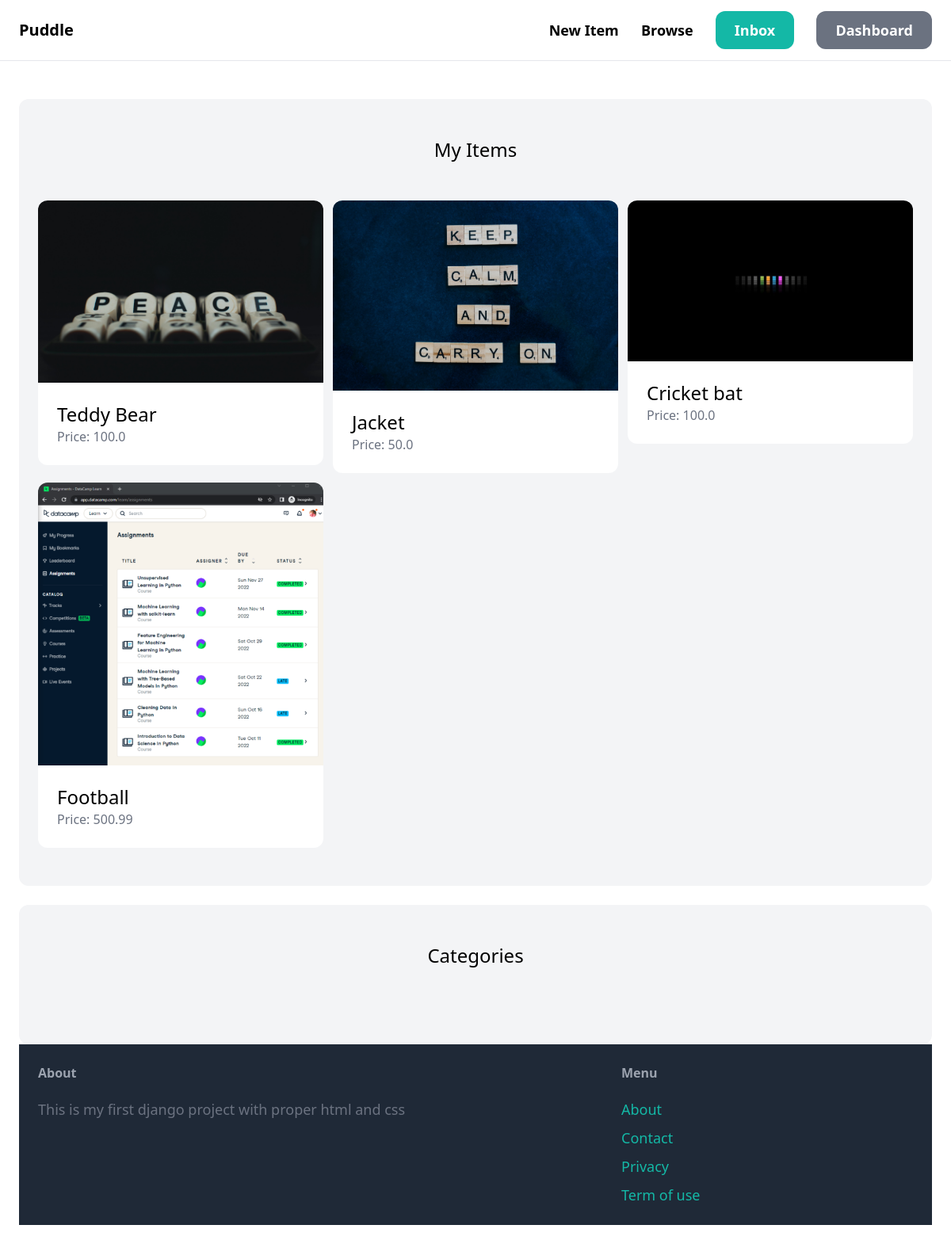
The app's page /dashboard/ (signed in), older data.
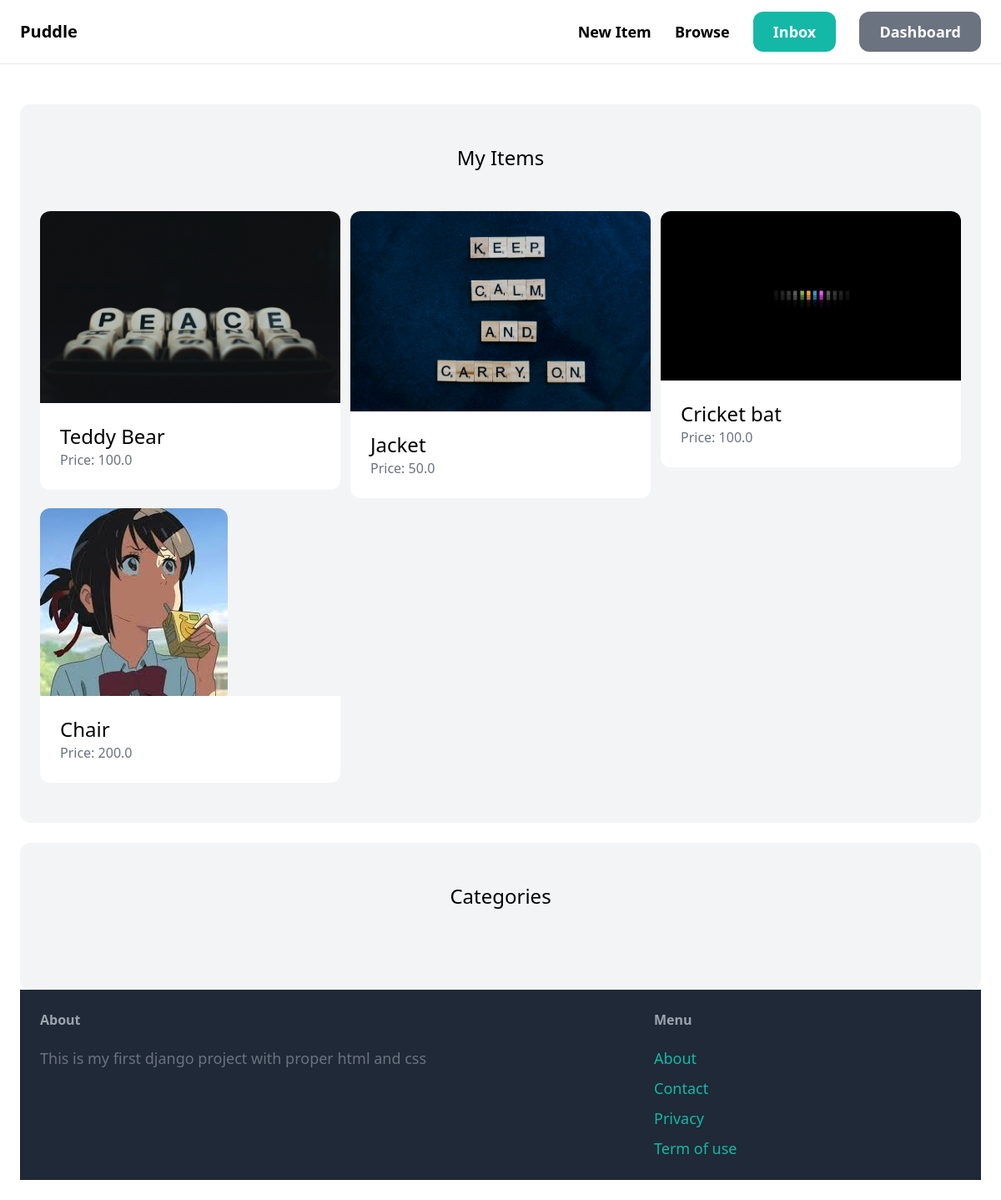
The same page, newer data.
### item/models.py (models this page shows, shortened)
class Item(models.Model):
    category=models.ForeignKey(Category,related_name='items',on_delete=models.CASCADE)
    name= models.CharField(max_length=255)
    description = models.TextField(blank=True,null=True)
    price= models.FloatField()
    image= models.ImageField(upload_to='item_images', blank=True,null=True)
    is_sold = models.BooleanField(default=False)
    created_by= models.ForeignKey(User, related_name='items',on_delete=models.CASCADE)
    created_at = models.DateTimeField(auto_now_add=True)

### dashboard/views.py (the view)
# urls.py: path('', views.index,name='index'),
@login_required
def index(request):
    items = Item.objects.all()
    context ={
        'items': items,
    }
    return render(request, 'dashboard/index.html', context )

### dashboard/templates/dashboard/index.html (shortened to what this page needs)
{% extends 'core/base.html' %}
{% block content %}
<div class='mt-6 px-6 py-12 bg-gray-100 rounded-xl'>
    <h2 class='mb-12 text-2xl text-center'>My Items</h2>
    <div class='grid grid-cols-3 gap-3'>
       {% for item in items %}
        <div>
            <a href="{% url 'item:detail' item.id %}">
                <div>
                    <img src='{{item.image.url}}' class='rounded-t-xl'>
                </div>
                <div class="p-6 bg-white rounded-b-xl">
                    <h2 class="text-2xl">{{item.name}}</h2>
                    <p class="text-gray-500">Price: {{item.price}}</p>
                </div>
            </a>
        </div>
       {% endfor %}
    </div>
</div>
<div class='mt-6 px-6 py-12 bg-gray-100 rounded-xl'>
    <h2 class='mb-12 text-2xl text-center'>Categories</h2>
{% endblock content %}

Row changes from the older to the newer data that the page shows:
removed Item: image (picture), name "Football", price "500.99"
added Item: image (picture), name "Chair", price "200.0"
